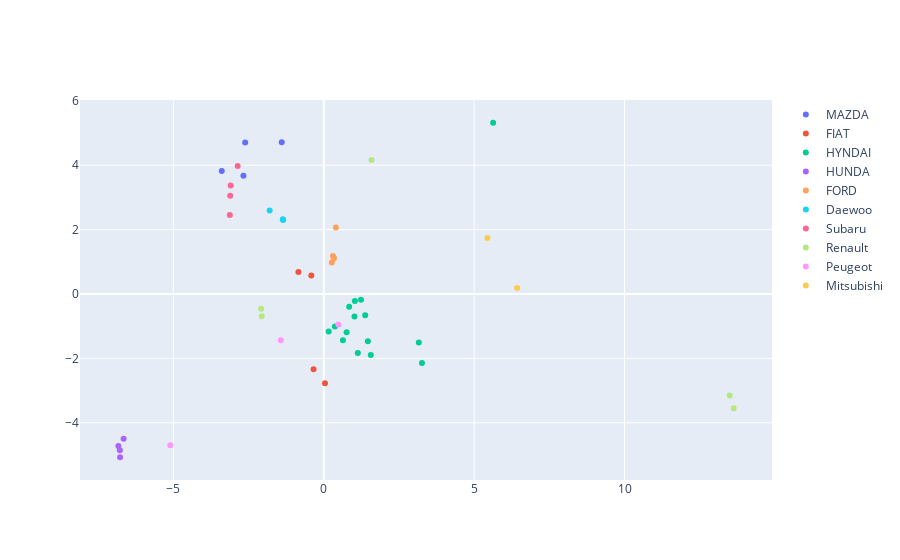

The cell this chart's notebook holds for it:
### Markdown cell above
## DEB

### Code cell
pca_db = DEB
pca_db_features = DEB_features

pca = PCA(n_components=2)
X_embedded = pca.fit_transform(pca_db[pca_db_features])

fig = go.Figure()
fig.add_trace(go.Scatter(x=X_embedded[pca_db['model']=="Mazda",0], y=X_embedded[pca_db['model']=="Mazda",1],mode='markers', name="MAZDA"))
fig.add_trace(go.Scatter(x=X_embedded[pca_db['model']=="Fiat",0], y=X_embedded[pca_db['model']=="Fiat",1],mode='markers', name="FIAT"))
fig.add_trace(go.Scatter(x=X_embedded[pca_db['model']=="Hyundai",0], y=X_embedded[pca_db['model']=="Hyundai",1],mode='markers', name="HYNDAI"))
fig.add_trace(go.Scatter(x=X_embedded[pca_db['model']=="Honda",0], y=X_embedded[pca_db['model']=="Honda",1],mode='markers', name="HUNDA"))
fig.add_trace(go.Scatter(x=X_embedded[pca_db['model']=="Ford",0], y=X_embedded[pca_db['model']=="Ford",1],mode='markers', name="FORD"))
fig.add_trace(go.Scatter(x=X_embedded[pca_db['model']=="Daewoo",0], y=X_embedded[pca_db['model']=="Daewoo",1],mode='markers', name="Daewoo"))
fig.add_trace(go.Scatter(x=X_embedded[pca_db['model']=="Subaru",0], y=X_embedded[pca_db['model']=="Subaru",1],mode='markers', name="Subaru"))
fig.add_trace(go.Scatter(x=X_embedded[pca_db['model']=="Renault",0], y=X_embedded[pca_db['model']=="Renault",1],mode='markers', name="Renault"))
fig.add_trace(go.Scatter(x=X_embedded[pca_db['model']=="Peugeot",0], y=X_embedded[pca_db['model']=="Peugeot",1],mode='markers', name="Peugeot"))
fig.add_trace(go.Scatter(x=X_embedded[pca_db['model']=="Mitsubishi",0], y=X_embedded[pca_db['model']=="Mitsubishi",1],mode='markers', name="Mitsubishi"))

### Figure 1 — Plotly figure (JSON) as saved in the notebook; plotly's stock layout.template omitted (floating-point values rounded to 4 significant figures)
{"data": [{"mode": "markers", "name": "MAZDA", "type": "scatter", "x": [-2.612, -3.392, -2.671, -1.398], "y": [4.709, 3.82, 3.674, 4.716]}, {"mode": "markers", "name": "FIAT", "type": "scatter", "x": [-0.8434, -0.415, -0.3391, 0.04199], "y": [0.6862, 0.5755, -2.334, -2.771]}, {"mode": "markers", "name": "HYNDAI", "type": "scatter", "x": [1.021, 0.845, 3.16, 3.265, 0.1636, 1.564, 1.238, 1.034, 1.378, 0.3703, 1.466, 5.632, 0.6374, 0.7599, 1.132], "y": [-0.6995, -0.3931, -1.51, -2.145, -1.168, -1.894, -0.183, -0.2187, -0.6606, -1.009, -1.467, 5.319, -1.438, -1.19, -1.831]}, {"mode": "markers", "name": "HUNDA", "type": "scatter", "x": [-6.774, -6.83, -6.655, -6.78], "y": [-5.072, -4.721, -4.494, -4.857]}, {"mode": "markers", "name": "FORD", "type": "scatter", "x": [0.4025, 0.3422, 0.3033, 0.2674], "y": [2.063, 1.109, 1.182, 0.9784]}, {"mode": "markers", "name": "Daewoo", "type": "scatter", "x": [-1.801, -1.352, -1.361], "y": [2.59, 2.298, 2.321]}, {"mode": "markers", "name": "Subaru", "type": "scatter", "x": [-2.863, -3.096, -3.111, -3.124], "y": [3.973, 3.372, 3.055, 2.454]}, {"mode": "markers", "name": "Renault", "type": "scatter", "x": [13.63, 13.5, 1.586, -2.063, -2.083], "y": [-3.551, -3.154, 4.164, -0.6897, -0.457]}, {"mode": "markers", "name": "Peugeot", "type": "scatter", "x": [-1.428, -5.102, 0.4857], "y": [-1.436, -4.698, -0.9442]}, {"mode": "markers", "name": "Mitsubishi", "type": "scatter", "x": [6.43, 5.443], "y": [0.1859, 1.741]}], "layout": {}}
